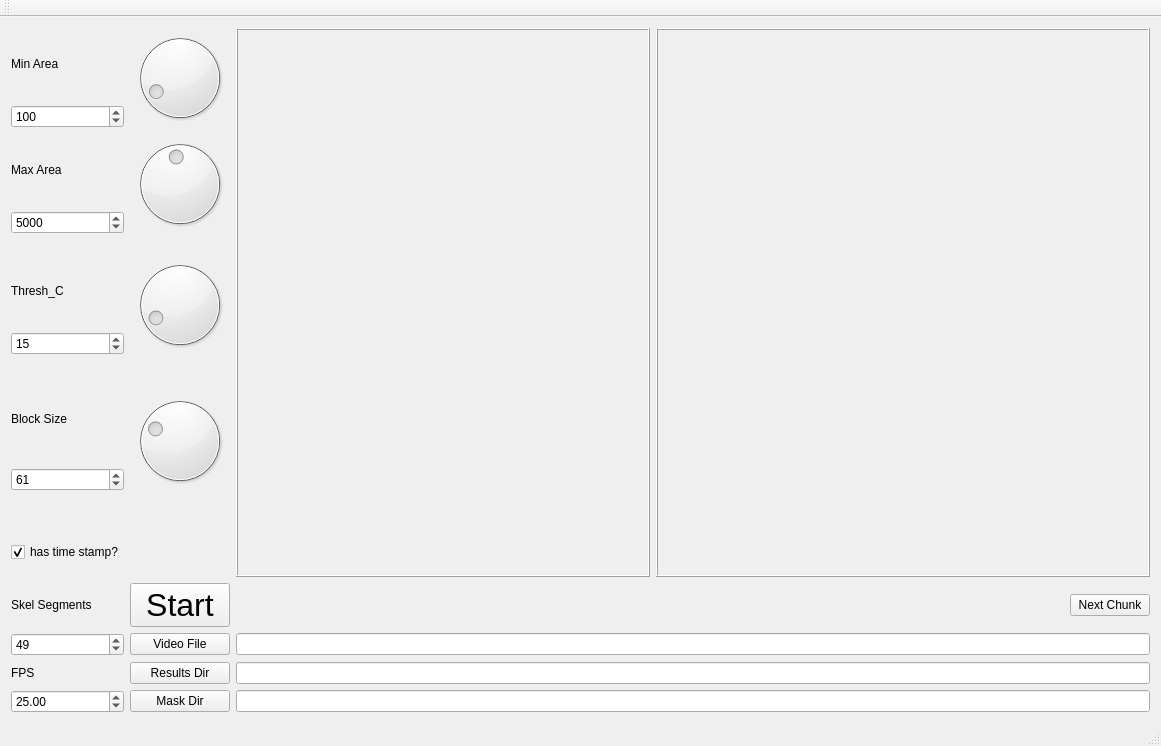
<?xml version="1.0" encoding="UTF-8"?>
<ui version="4.0">
 <class>MainWindow</class>
 <widget class="QMainWindow" name="MainWindow">
  <property name="geometry">
   <rect>
    <x>0</x>
    <y>0</y>
    <width>1161</width>
    <height>746</height>
   </rect>
  </property>
  <property name="windowTitle">
   <string>MainWindow</string>
  </property>
  <widget class="QWidget" name="centralWidget">
   <layout class="QGridLayout" name="gridLayout">
    <item row="14" column="1">
     <widget class="QPushButton" name="pushButton_start">
      <property name="font">
       <font>
        <pointsize>24</pointsize>
       </font>
      </property>
      <property name="mouseTracking">
       <bool>false</bool>
      </property>
      <property name="autoFillBackground">
       <bool>false</bool>
      </property>
      <property name="text">
       <string>Start</string>
      </property>
      <property name="checkable">
       <bool>false</bool>
      </property>
     </widget>
    </item>
    <item row="17" column="1">
     <widget class="QPushButton" name="pushButton_results">
      <property name="text">
       <string>Results Dir</string>
      </property>
     </widget>
    </item>
    <item row="14" column="2">
     <spacer name="horizontalSpacer_2">
      <property name="orientation">
       <enum>Qt::Horizontal</enum>
      </property>
      <property name="sizeType">
       <enum>QSizePolicy::MinimumExpanding</enum>
      </property>
      <property name="sizeHint" stdset="0">
       <size>
        <width>40</width>
        <height>20</height>
       </size>
      </property>
     </spacer>
    </item>
    <item row="17" column="2" colspan="4">
     <widget class="QLineEdit" name="lineEdit_results"/>
    </item>
    <item row="19" column="2" colspan="4">
     <widget class="QLineEdit" name="lineEdit_mask">
      <property name="readOnly">
       <bool>true</bool>
      </property>
     </widget>
    </item>
    <item row="16" column="2" colspan="4">
     <widget class="QLineEdit" name="lineEdit_video"/>
    </item>
    <item row="1" column="0">
     <layout class="QVBoxLayout" name="verticalLayout_2">
      <item>
       <widget class="QLabel" name="label_4">
        <property name="text">
         <string>Max Area</string>
        </property>
       </widget>
      </item>
      <item>
       <widget class="QSpinBox" name="spinBox_max_area">
        <property name="minimum">
         <number>500</number>
        </property>
        <property name="maximum">
         <number>10000</number>
        </property>
        <property name="value">
         <number>5000</number>
        </property>
       </widget>
      </item>
     </layout>
    </item>
    <item row="3" column="0">
     <layout class="QVBoxLayout" name="verticalLayout_4">
      <item>
       <widget class="QLabel" name="label_2">
        <property name="text">
         <string>Thresh_C</string>
        </property>
       </widget>
      </item>
      <item>
       <widget class="QSpinBox" name="spinBox_thresh_C">
        <property name="minimum">
         <number>-100</number>
        </property>
        <property name="maximum">
         <number>100</number>
        </property>
        <property name="value">
         <number>15</number>
        </property>
       </widget>
      </item>
     </layout>
    </item>
    <item row="0" column="0">
     <layout class="QVBoxLayout" name="verticalLayout">
      <item>
       <widget class="QLabel" name="label">
        <property name="text">
         <string>Min Area</string>
        </property>
       </widget>
      </item>
      <item>
       <widget class="QSpinBox" name="spinBox_min_area">
        <property name="maximum">
         <number>1000</number>
        </property>
        <property name="value">
         <number>100</number>
        </property>
       </widget>
      </item>
     </layout>
    </item>
    <item row="0" column="2" rowspan="12" colspan="2">
     <widget class="QLabel" name="label_full">
      <property name="sizePolicy">
       <sizepolicy hsizetype="Ignored" vsizetype="Ignored">
        <horstretch>0</horstretch>
        <verstretch>0</verstretch>
       </sizepolicy>
      </property>
      <property name="frameShape">
       <enum>QFrame::Box</enum>
      </property>
      <property name="frameShadow">
       <enum>QFrame::Raised</enum>
      </property>
      <property name="text">
       <string/>
      </property>
      <property name="wordWrap">
       <bool>false</bool>
      </property>
     </widget>
    </item>
    <item row="0" column="4" rowspan="12" colspan="2">
     <widget class="QLabel" name="label_mask">
      <property name="sizePolicy">
       <sizepolicy hsizetype="Ignored" vsizetype="Ignored">
        <horstretch>0</horstretch>
        <verstretch>0</verstretch>
       </sizepolicy>
      </property>
      <property name="frameShape">
       <enum>QFrame::Box</enum>
      </property>
      <property name="frameShadow">
       <enum>QFrame::Raised</enum>
      </property>
      <property name="text">
       <string/>
      </property>
     </widget>
    </item>
    <item row="16" column="1">
     <widget class="QPushButton" name="pushButton_video">
      <property name="text">
       <string>Video File</string>
      </property>
     </widget>
    </item>
    <item row="10" column="0">
     <widget class="QCheckBox" name="checkBox_hasTimestamp">
      <property name="text">
       <string>has time stamp?</string>
      </property>
      <property name="checked">
       <bool>true</bool>
      </property>
     </widget>
    </item>
    <item row="14" column="0">
     <widget class="QLabel" name="label_skelSeg">
      <property name="text">
       <string>Skel Segments</string>
      </property>
     </widget>
    </item>
    <item row="0" column="1">
     <widget class="QDial" name="dial_min_area">
      <property name="maximum">
       <number>1000</number>
      </property>
      <property name="value">
       <number>100</number>
      </property>
     </widget>
    </item>
    <item row="1" column="1">
     <widget class="QDial" name="dial_max_area">
      <property name="minimum">
       <number>500</number>
      </property>
      <property name="maximum">
       <number>10000</number>
      </property>
      <property name="value">
       <number>5000</number>
      </property>
     </widget>
    </item>
    <item row="3" column="1">
     <widget class="QDial" name="dial_thresh_C">
      <property name="minimum">
       <number>5</number>
      </property>
      <property name="maximum">
       <number>100</number>
      </property>
      <property name="value">
       <number>15</number>
      </property>
     </widget>
    </item>
    <item row="19" column="1">
     <widget class="QPushButton" name="pushButton_mask">
      <property name="text">
       <string>Mask Dir</string>
      </property>
     </widget>
    </item>
    <item row="17" column="0">
     <widget class="QLabel" name="label_fps">
      <property name="text">
       <string>FPS</string>
      </property>
     </widget>
    </item>
    <item row="19" column="0">
     <widget class="QDoubleSpinBox" name="spinBox_fps">
      <property name="value">
       <double>25.000000000000000</double>
      </property>
     </widget>
    </item>
    <item row="16" column="0">
     <widget class="QSpinBox" name="spinBox_skelSeg">
      <property name="value">
       <number>49</number>
      </property>
     </widget>
    </item>
    <item row="6" column="1">
     <widget class="QDial" name="dial_block_size">
      <property name="minimum">
       <number>5</number>
      </property>
      <property name="maximum">
       <number>200</number>
      </property>
      <property name="value">
       <number>61</number>
      </property>
     </widget>
    </item>
    <item row="5" column="0" rowspan="2">
     <layout class="QVBoxLayout" name="verticalLayout_3">
      <item>
       <widget class="QLabel" name="label_3">
        <property name="text">
         <string>Block Size</string>
        </property>
       </widget>
      </item>
      <item>
       <widget class="QSpinBox" name="spinBox_block_size">
        <property name="minimum">
         <number>5</number>
        </property>
        <property name="maximum">
         <number>200</number>
        </property>
        <property name="value">
         <number>61</number>
        </property>
       </widget>
      </item>
     </layout>
    </item>
    <item row="14" column="5">
     <widget class="QPushButton" name="pushButton_next">
      <property name="sizePolicy">
       <sizepolicy hsizetype="Maximum" vsizetype="Fixed">
        <horstretch>0</horstretch>
        <verstretch>0</verstretch>
       </sizepolicy>
      </property>
      <property name="text">
       <string>Next Chunk</string>
      </property>
     </widget>
    </item>
    <item row="14" column="4">
     <spacer name="horizontalSpacer_3">
      <property name="orientation">
       <enum>Qt::Horizontal</enum>
      </property>
      <property name="sizeType">
       <enum>QSizePolicy::MinimumExpanding</enum>
      </property>
      <property name="sizeHint" stdset="0">
       <size>
        <width>40</width>
        <height>20</height>
       </size>
      </property>
     </spacer>
    </item>
   </layout>
  </widget>
  <widget class="QMenuBar" name="menuBar">
   <property name="geometry">
    <rect>
     <x>0</x>
     <y>0</y>
     <width>1161</width>
     <height>22</height>
    </rect>
   </property>
  </widget>
  <widget class="QToolBar" name="mainToolBar">
   <attribute name="toolBarArea">
    <enum>TopToolBarArea</enum>
   </attribute>
   <attribute name="toolBarBreak">
    <bool>false</bool>
   </attribute>
  </widget>
  <widget class="QStatusBar" name="statusBar"/>
 </widget>
 <layoutdefault spacing="6" margin="11"/>
 <resources/>
 <connections/>
</ui>
